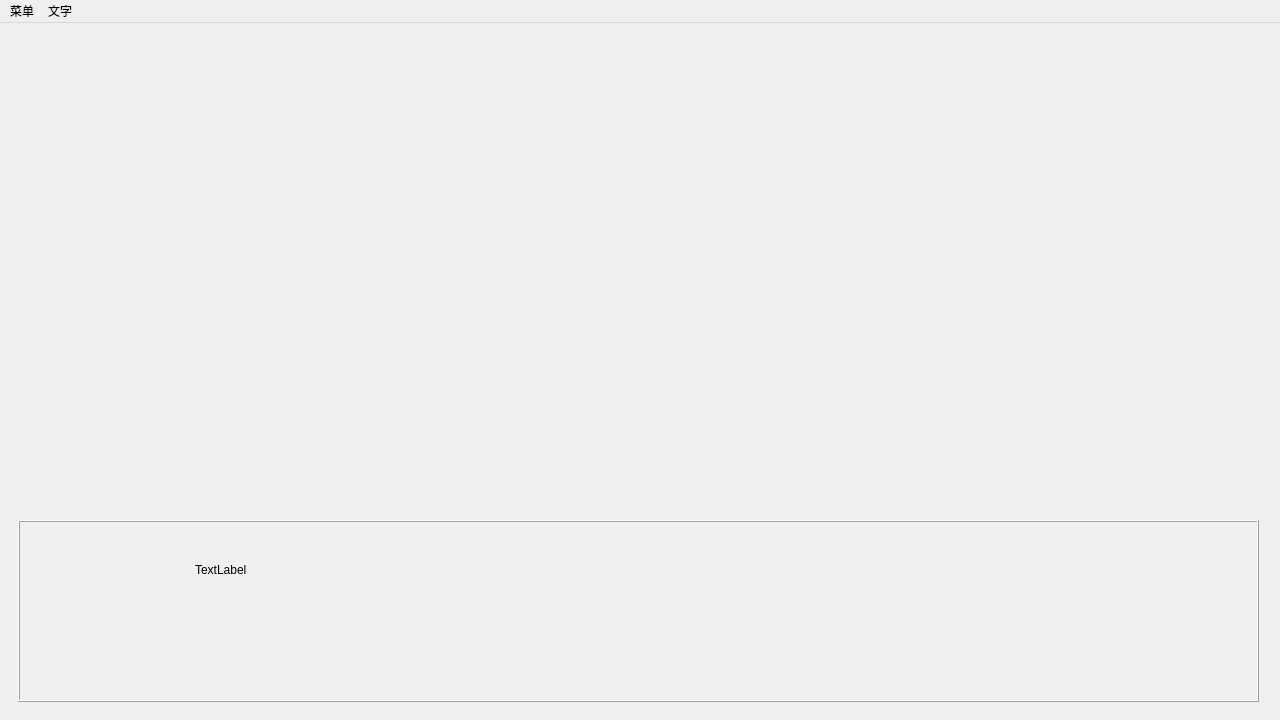
<?xml version="1.0" encoding="UTF-8"?>
<ui version="4.0">
 <class>MainWindow</class>
 <widget class="QMainWindow" name="MainWindow">
  <property name="geometry">
   <rect>
    <x>0</x>
    <y>0</y>
    <width>1280</width>
    <height>720</height>
   </rect>
  </property>
  <property name="sizePolicy">
   <sizepolicy hsizetype="Fixed" vsizetype="Fixed">
    <horstretch>0</horstretch>
    <verstretch>0</verstretch>
   </sizepolicy>
  </property>
  <property name="windowTitle">
   <string>MainWindow</string>
  </property>
  <widget class="QWidget" name="centralwidget">
   <layout class="QGridLayout" name="gridLayout">
    <item row="0" column="0">
     <widget class="QStackedWidget" name="stackedWidget">
      <property name="currentIndex">
       <number>1</number>
      </property>
      <widget class="QWidget" name="MainPage">
       <property name="styleSheet">
        <string notr="true">MyLabel:hover
{
	background-color: rgb(159, 135, 255);
	font: 9pt &quot;华文琥珀&quot;;
}</string>
       </property>
       <layout class="QVBoxLayout" name="verticalLayout">
        <item>
         <spacer name="verticalSpacer">
          <property name="orientation">
           <enum>Qt::Vertical</enum>
          </property>
          <property name="sizeHint" stdset="0">
           <size>
            <width>20</width>
            <height>40</height>
           </size>
          </property>
         </spacer>
        </item>
        <item>
         <widget class="QFrame" name="frame_1">
          <property name="minimumSize">
           <size>
            <width>0</width>
            <height>80</height>
           </size>
          </property>
          <property name="styleSheet">
           <string notr="true">MyLabel：hover
{
background-color: rgba(206, 206, 206, 0);
font: 10pt &quot;幼圆&quot;;
}</string>
          </property>
          <property name="frameShape">
           <enum>QFrame::Box</enum>
          </property>
          <property name="frameShadow">
           <enum>QFrame::Plain</enum>
          </property>
          <layout class="QHBoxLayout" name="horizontalLayout_2">
           <item>
            <widget class="MyLabel" name="label">
             <property name="mouseTracking">
              <bool>false</bool>
             </property>
             <property name="styleSheet">
              <string notr="true"/>
             </property>
             <property name="text">
              <string>开始游戏</string>
             </property>
             <property name="alignment">
              <set>Qt::AlignCenter</set>
             </property>
            </widget>
           </item>
           <item>
            <widget class="MyLabel" name="label_2">
             <property name="text">
              <string>加载存档</string>
             </property>
             <property name="alignment">
              <set>Qt::AlignCenter</set>
             </property>
            </widget>
           </item>
           <item>
            <widget class="MyLabel" name="label_3">
             <property name="text">
              <string>游戏设置</string>
             </property>
             <property name="alignment">
              <set>Qt::AlignCenter</set>
             </property>
            </widget>
           </item>
           <item>
            <widget class="MyLabel" name="label_4">
             <property name="text">
              <string>退出游戏</string>
             </property>
             <property name="alignment">
              <set>Qt::AlignCenter</set>
             </property>
            </widget>
           </item>
          </layout>
          <zorder>label_3</zorder>
          <zorder>label_4</zorder>
          <zorder>label</zorder>
          <zorder>label_2</zorder>
         </widget>
        </item>
       </layout>
      </widget>
      <widget class="QWidget" name="GamePage">
       <widget class="QFrame" name="frame">
        <property name="geometry">
         <rect>
          <x>9</x>
          <y>488</y>
          <width>1241</width>
          <height>182</height>
         </rect>
        </property>
        <property name="minimumSize">
         <size>
          <width>480</width>
          <height>160</height>
         </size>
        </property>
        <property name="frameShape">
         <enum>QFrame::Box</enum>
        </property>
        <property name="frameShadow">
         <enum>QFrame::Raised</enum>
        </property>
        <layout class="QGridLayout" name="gridLayout_2">
         <item row="1" column="0" rowspan="2">
          <widget class="QLabel" name="label_charafacepic">
           <property name="enabled">
            <bool>true</bool>
           </property>
           <property name="sizePolicy">
            <sizepolicy hsizetype="Preferred" vsizetype="Preferred">
             <horstretch>0</horstretch>
             <verstretch>0</verstretch>
            </sizepolicy>
           </property>
           <property name="minimumSize">
            <size>
             <width>160</width>
             <height>160</height>
            </size>
           </property>
           <property name="maximumSize">
            <size>
             <width>160</width>
             <height>160</height>
            </size>
           </property>
           <property name="text">
            <string/>
           </property>
          </widget>
         </item>
         <item row="1" column="3">
          <spacer name="horizontalSpacer">
           <property name="orientation">
            <enum>Qt::Horizontal</enum>
           </property>
           <property name="sizeType">
            <enum>QSizePolicy::Preferred</enum>
           </property>
           <property name="sizeHint" stdset="0">
            <size>
             <width>40</width>
             <height>20</height>
            </size>
           </property>
          </spacer>
         </item>
         <item row="2" column="1" colspan="3">
          <widget class="QLabel" name="label_charatalk">
           <property name="text">
            <string/>
           </property>
           <property name="scaledContents">
            <bool>true</bool>
           </property>
           <property name="alignment">
            <set>Qt::AlignLeading|Qt::AlignLeft|Qt::AlignVCenter</set>
           </property>
          </widget>
         </item>
         <item row="1" column="1" colspan="2">
          <widget class="QLabel" name="label_charaname">
           <property name="sizePolicy">
            <sizepolicy hsizetype="Preferred" vsizetype="Preferred">
             <horstretch>0</horstretch>
             <verstretch>0</verstretch>
            </sizepolicy>
           </property>
           <property name="minimumSize">
            <size>
             <width>0</width>
             <height>0</height>
            </size>
           </property>
           <property name="text">
            <string>TextLabel</string>
           </property>
          </widget>
         </item>
        </layout>
       </widget>
       <widget class="QLabel" name="label_charaleft">
        <property name="geometry">
         <rect>
          <x>150</x>
          <y>40</y>
          <width>480</width>
          <height>640</height>
         </rect>
        </property>
        <property name="text">
         <string/>
        </property>
       </widget>
       <widget class="QLabel" name="label_chararight">
        <property name="geometry">
         <rect>
          <x>650</x>
          <y>40</y>
          <width>480</width>
          <height>640</height>
         </rect>
        </property>
        <property name="text">
         <string/>
        </property>
       </widget>
       <zorder>label_charaleft</zorder>
       <zorder>label_chararight</zorder>
       <zorder>frame</zorder>
      </widget>
      <widget class="QWidget" name="HistoryPage"/>
     </widget>
    </item>
   </layout>
  </widget>
  <widget class="QMenuBar" name="menubar">
   <property name="geometry">
    <rect>
     <x>0</x>
     <y>0</y>
     <width>1280</width>
     <height>23</height>
    </rect>
   </property>
   <widget class="QMenu" name="menuMenu">
    <property name="title">
     <string>菜单</string>
    </property>
    <addaction name="actionMainPage"/>
    <addaction name="actionStart"/>
    <addaction name="actionLoad"/>
    <addaction name="actionSetting"/>
    <addaction name="actionExit"/>
   </widget>
   <widget class="QMenu" name="menuText">
    <property name="title">
     <string>文字</string>
    </property>
    <addaction name="actionHistory"/>
   </widget>
   <addaction name="menuMenu"/>
   <addaction name="menuText"/>
  </widget>
  <action name="actionStart">
   <property name="text">
    <string>开始游戏</string>
   </property>
  </action>
  <action name="actionLoad">
   <property name="text">
    <string>加载存档</string>
   </property>
  </action>
  <action name="actionSetting">
   <property name="text">
    <string>游戏设置</string>
   </property>
  </action>
  <action name="actionExit">
   <property name="text">
    <string>退出游戏</string>
   </property>
  </action>
  <action name="actionHistory">
   <property name="text">
    <string>历史对话</string>
   </property>
  </action>
  <action name="actionMainPage">
   <property name="text">
    <string>回到标题</string>
   </property>
  </action>
 </widget>
 <customwidgets>
  <customwidget>
   <class>MyLabel</class>
   <extends>QLabel</extends>
   <header location="global">mylabel.h</header>
  </customwidget>
 </customwidgets>
 <resources/>
 <connections/>
</ui>
